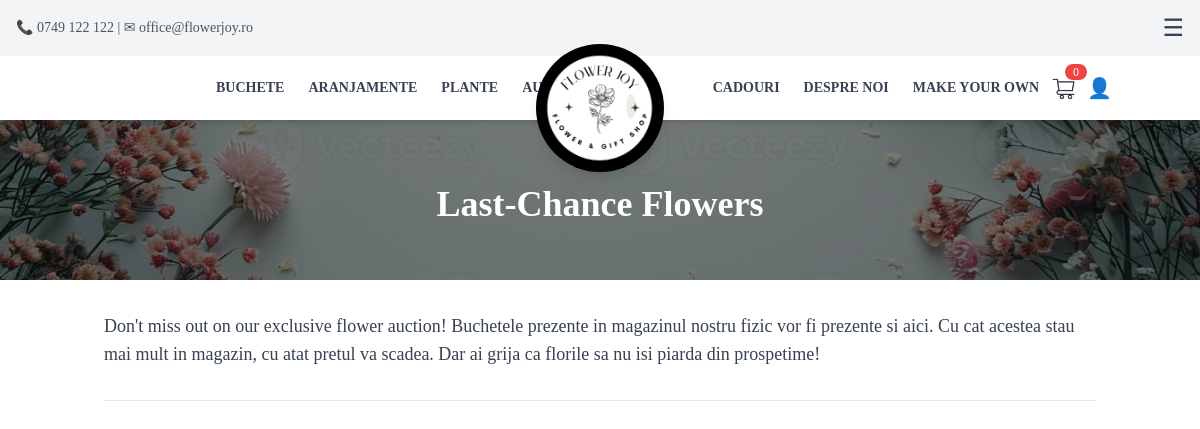
Page /auction/ on the earlier database version.
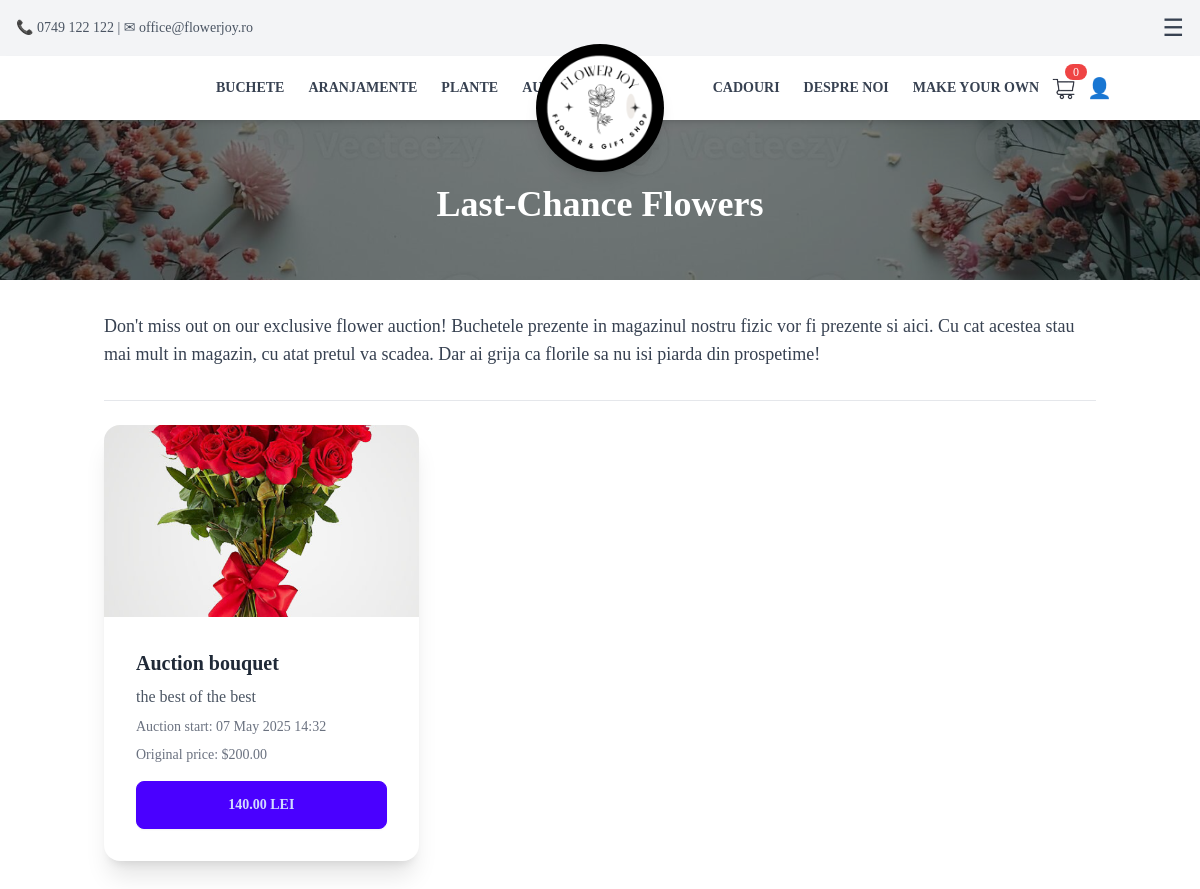
Same page on the later database version.
### App/models.py (models this page shows, shortened)
class Product(models.Model):
    name = models.CharField(max_length=100, null=False, blank=False)
    description = models.TextField()
    category = models.CharField(
        max_length=100,
        choices=[
            ("Flowers", "Flowers"),
            ("Bouquets", "Bouquets"),
            ("Accessories", "Accessories"),
            ("Gifts", "Gifts"),
            ("CustomBouquet", "CustomBouquet"),
        ],
        default="General"
    )
    price = models.DecimalField(max_digits=10, decimal_places=2, null=False, blank=False)
    image = models.ImageField(upload_to="Pictures/", null=False, blank=False)
    created_at = models.DateTimeField(auto_now_add=True, null=False, blank=False)
    is_custom = models.BooleanField(default=False)
    in_store = models.BooleanField(default=False)
    auction_manual = models.BooleanField(default=False)
    auction_start_time = models.DateTimeField(null=True, blank=True)
    auction_floor_price = models.DecimalField(max_digits=10, decimal_places=2, default=10)
    auction_interval_minutes = models.PositiveIntegerField(default=60)
    auction_drop_amount = models.DecimalField(max_digits=6, decimal_places=2, default=5)
    before_auction_price = models.DecimalField(max_digits=10, decimal_places=2, null=False, blank=False, default=0.00)  # Store the price before auction
    bid_submited = models.BooleanField(default=False)  # Track if a bid has been submitted
    def is_in_auction(self):
        self.before_auction_price = self.price
        return self.auction_manual or (self.in_store and self.created_at <= timezone.now() - timedelta(minutes=3)) and self.bid_submited == False
    def get_auction_price(self):
        if not self.is_in_auction():
            return self.price
        minutes_passed = (timezone.now() - self.auction_start_time).total_seconds() / 60
        discount = min(0.05 * int(minutes_passed / self.auction_interval_minutes), 0.50)  # 5% per interval, up to 50%
        discount_decimal = Decimal(str(discount))
        auction_bid_price = self.price * (Decimal("1.0") - discount_decimal) # Calculate the auction price
        return auction_bid_price

### App/views.py (the view)
# urls.py: path("auction/", auction_view, name="auction"),
def auction_view(request):
    products = Product.objects.all()
    auction_products = [p for p in products if p.is_in_auction()]
    if request.headers.get("HX-Request"):
        return render(request, "partials/auction_list.html", {"products": auction_products})
    return render(request, "auction.html", {"products": auction_products})

### App/templates/partials/auction.html (shortened to what this page needs)
{% extends "base.html" %}
{% load static %}
{% block content %}
<section class="relative w-full h-56 bg-cover bg-center mt-14" style="background-image: url('/static/bannerCart.jpg');">
    <div class="container mx-auto px-4 py-16 relative z-10 text-white">
        <h1 class="text-4xl font-bold text-center mt-16">Last-Chance Flowers</h1>
    </div>
</section>
<section class="py-8">
    <div class="container mx-auto px-4">
        <p class="text-lg text-gray-700 mb-8 text-left">
            Don't miss out on our exclusive flower auction! Buchetele prezente in magazinul nostru fizic vor fi prezente si aici.
            Cu cat acestea stau mai mult in magazin, cu atat pretul va scadea. Dar ai grija ca florile sa nu isi piarda din prospetime!
        </p>
        <hr class="my-6">
        <div
            id="product-list"
            hx-get="{% url 'auction' %}"
            hx-trigger="refreshProductList from:body"
            hx-swap="innerHTML"
            class="grid grid-cols-1 sm:grid-cols-2 md:grid-cols-3 gap-6"
        >
            {% include "partials/auction_list.html" %}
        </div>
    </div>
</section>
{% endblock %}

### App/templates/partials/auction_list.html
{% for product in products %}
<div class="card bg-base-100 shadow-xl">
    <figure>
        <img src="{{ product.image.url }}" alt="{{ product.name }}" class="w-full h-48 object-cover">
    </figure>
    <div class="card-body">
        <h2 class="card-title">{{ product.name }}</h2>
        <p class="text-gray-600">{{ product.description }}</p>
        <p class="text-sm text-gray-500">Auction start: {{ product.auction_start_time|date:"d M Y H:i" }}</p>
        <p class="text-sm text-gray-500">Original price: ${{ product.before_auction_price }}</p>
        <div
            hx-get="{% url 'auction_price_partial' product.pk %}"
            hx-trigger="every 30s"
            hx-swap="innerHTML"
            class="price-container mt-2"
        >
            {% include "partials/auction_price.html" with product=product %}
        </div>
    </div>
</div>
{% endfor %}

### App/templates/partials/auction_price.html
<button
    class="btn btn-primary w-full"
    hx-get="{% url 'auction_confirm_popup' product.pk %}"
    hx-target="#modal-container"
    hx-swap="innerHTML"
>
    {{ product.get_auction_price|floatformat:2 }} LEI
</button>

Differences in the rows shown:
added Product: image (picture), name "Auction bouquet", description "the best of the best", auction_start_time "07 May 2025 14:32", before_auction_price "200.00", get_auction_price "140.00"
